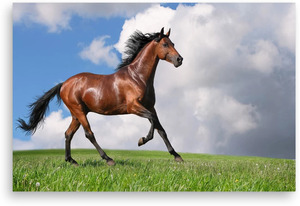
#> input picture images-videos/horse.jpeg, 300 x 206 px
$ python 'changing color of an object.py'
#> lines starting #> are read from the running program, lines starting #| are printed output that depends on the picture; after the words box and inside, x2 and y2 are one past the last pixel; in counts of white or black regions, pixels touching at a corner belong together
#> further down, img is the input picture: shape (206, 300, 3); mean B, G, R 161.1, 165.3, 159
### 10.Detecting object and change color of object with openCV/detecting_object.py
import cv2
import numpy as np
import matplotlib.pyplot as plt

class DetectingObject:
    def __init__(self, img_bgr, low_bound_hsv, high_bound_hsv):
#> called with low_bound_hsv = (0, 25, 25), high_bound_hsv = (20, 255, 255)
        self.img_rgb = cv2.cvtColor(img_bgr, cv2.COLOR_BGR2RGB)
        self.hsv = cv2.cvtColor(self.img_rgb, cv2.COLOR_RGB2HSV)
#> self.hsv: shape (206, 300, 3); mean H, S, V 78.8, 62, 180.7
        self.mask = cv2.inRange(self.hsv, low_bound_hsv, high_bound_hsv)
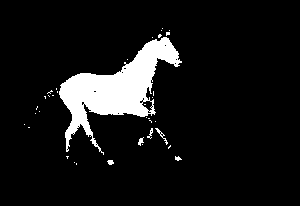
#> self.mask: shape (206, 300); 8.6% white; 36 white regions (30 under 20 px), largest, box (x1, y1, x2, y2) and area: (59, 37, 182, 155) 5069, (155, 128, 168, 145) 42, (138, 137, 144, 146) 29, (147, 128, 153, 139) 26, (107, 160, 114, 165) 26, (175, 156, 182, 161) 22
        self.mask1 = self.mask > 0

    # [4 lines left out: function detect, not called in this run]

# [19 lines that do not run on import are left out]

### 10.Detecting object and change color of object with openCV/changing color of an object.py
import cv2
import matplotlib.pyplot as plt
from detecting_object import DetectingObject

img = cv2.imread('../images-videos/horse.jpeg')

l_bnd = (0, 25, 25)
h_bnd = (20, 255, 255)
obj_detect = DetectingObject(img, l_bnd, h_bnd)

changedColor_img = obj_detect.img_rgb.copy()
obj_detect.hsv[:, :, 0:2] = obj_detect.hsv[:, :, 0:2] / 3
#> obj_detect.hsv: shape (206, 300, 3); mean H, S, V 26, 20.4, 180.7
changedColor_img[obj_detect.mask1] = cv2.cvtColor(obj_detect.hsv, cv2.COLOR_HSV2RGB)[obj_detect.mask1]
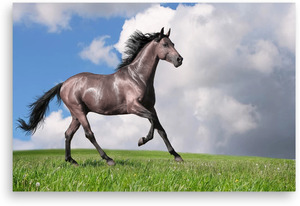
#> changedColor_img: shape (206, 300, 3); mean R, G, B 159, 167.5, 164.7
plt.figure(figsize=(20, 10))

plt.subplot(121)
plt.imshow(obj_detect.img_rgb)
plt.axis('off')

plt.subplot(122)
plt.imshow(changedColor_img)
plt.axis('off')
plt.show()
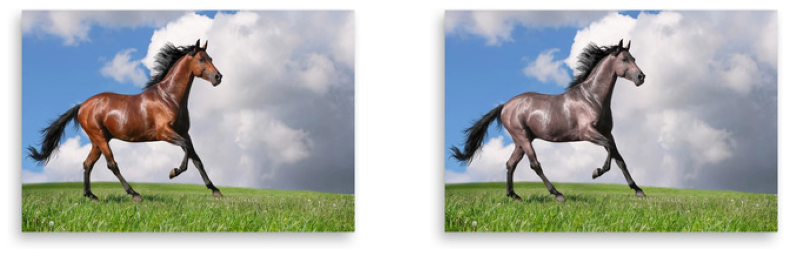
#> figure drawn by matplotlib, 2 panels
